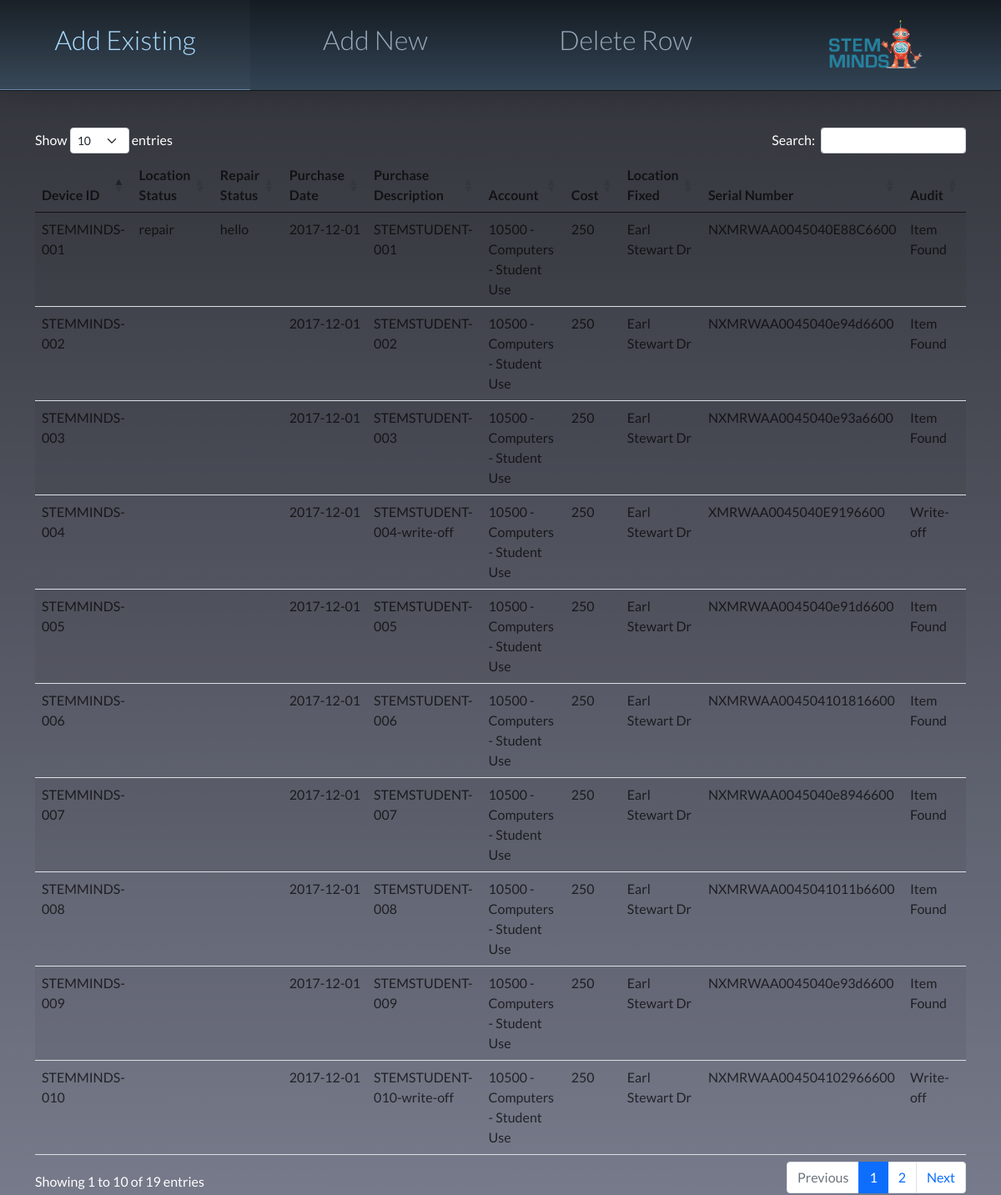
Before: / with the older database file.
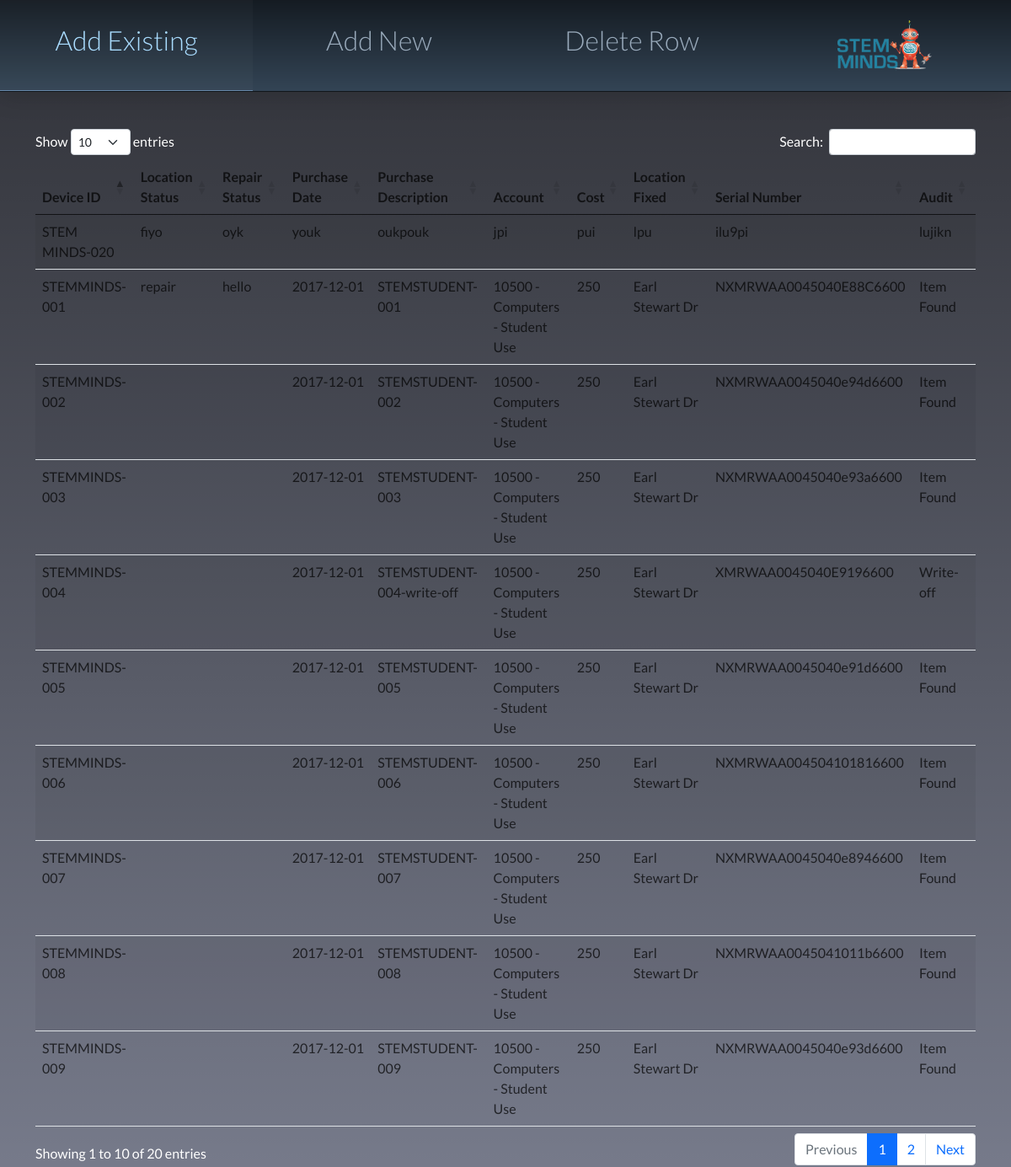
After: the same page with the newer database file.
### tables this page shows
CREATE TABLE inventory (
   device_id  TEXT NULL,
   location_status TEXT NULL,
   repair_status  TEXT NULL,
   purchase_date  TEXT NULL,
   purchase_description  TEXT NULL,
   account  TEXT NULL,
   cost  INT NULL,
   location_fixed  TEXT NULL,
   serial_number  TEXT NULL,
   audit  TEXT NULL,
   UNIQUE (device_id, location_status, repair_status, purchase_date, purchase_description, account, cost, location_fixed, serial_number, audit) ON CONFLICT IGNORE
);

### app.py (the view)
@app.route('/')
def index():
    cur.execute("select * from inventory")
    data = cur.fetchall()
    return render_template('index.html', value=data)

### templates/index.html (shortened to what this page needs)
{% extends "base.html" %}
{% block content %}
<header id="header">
  <nav class="links" style="--items: 4;">
      <a href="index.html">Add Existing</a>
      <a href="update.html">Add New</a>
      <a href="delete.html">Delete Row</a>
      <a href="https://www.stemminds.com/" target="_blank"><img src="/static/logo.png" height="60px"></a>
      <span class="line"></span>
  </nav>
</header>
 <br>
 <br>
 <br>
 <br>
 <br>
<div class="d">
  <table id="data" class="table table-striped" style="justify-content: left;">
    <thead>
        <tr>
          <th>Device ID</th>
          <th>Location Status</th>
          <th>Repair Status</th>
          <th>Purchase Date</th>
          <th>Purchase Description</th>
          <th>Account</th>
          <th>Cost</th>
          <th>Location Fixed</th>
          <th>Serial Number</th>
          <th>Audit</th>
        </tr>
      </thead>
      <tbody>
        {% for row in value %}
        <tr>
          <td> {{ row[0] }}</td>
          <td> {{ row[1] }}</td>
          <td> {{ row[2] }}</td>
          <td> {{ row[3] }}</td>
          <td> {{ row[4] }}</td>
          <td> {{ row[5] }}</td>
          <td> {{ row[6] }}</td>
          <td> {{ row[7] }}</td>
          <td> {{ row[8] }}</td>
          <td> {{ row[9] }}</td>
        </tr>
        {% endfor %}
      </tbody>
  </table>
</div>
{% endblock %}

### templates/base.html (shortened to what this page needs)
<!doctype html>
<html>
  <head>
    <link href="https://cdn.jsdelivr.net/npm/bootstrap@5.0.1/dist/css/bootstrap.min.css" rel="stylesheet">
    <link rel="stylesheet" type="text/css" href="https://cdn.datatables.net/1.10.25/css/dataTables.bootstrap5.css">
    <link rel="stylesheet" href="{{url_for('static',filename='style.css')}}">
  </head>
  <body>
    <div class="container">
      {% block content %}{% endblock %}
    </div>
  </body>
</html>

### static/style.css (style rules this page uses)
html, body { margin: 0; padding: 0; }
html, body { min-height: 100%; }
body { background-color: #345; background-image: linear-gradient(to bottom, #0009, transparent); color: rgba(255,255,255,255); font-family: 'Lato', sans-serif; font-size: 100%; padding: 0 20px; box-sizing: border-box; overflow-y: hidden; height: 100vh; }
.links { background-color: #345; background-image: linear-gradient(to bottom, #0009, transparent); border-bottom: 1px solid #0003; box-shadow: 0 0 32px #0003; font-size: 2em; font-weight: 300; }
.links > a { color: #9ab; padding: .75em; text-align: center; text-decoration: none; transition: all .5s; }
.links > .line { background: #68a; height: 1px; pointer-events: none; }
#header { position: fixed; top: 0; left: 0; right: 0; }
.links { display: grid; grid-template-columns: repeat(var(--items), 1fr); position: relative; }
.links > .line { opacity: 0; transition: all .5s; position: absolute; bottom: 0; left: var(--left, calc(100% / var(--items) * (var(--index) - 1))); width: var(--width, calc(100% / var(--items))); --index: 0; }
body { background-color: rgba(118,122,138,255); }
table.dataTable thead .sorting:after, table.dataTable thead .sorting:before, table.dataTable thead .sorting_asc:after, table.dataTable thead .sorting_asc:before, table.dataTable thead .sorting_asc_disabled:after, table.dataTable thead .sorting_asc_disabled:before, table.dataTable thead .sorting_desc:after, table.dataTable thead .sorting_desc:before, table.dataTable thead .sorting_desc_disabled:after, table.dataTable thead .sorting_desc_disabled:before { bottom: .5em; }
td, th { color: rgba(0,0,0,0.7); }

Changed rows visible on the page:
no longer on this page (row unchanged): inventory: device "STEMMINDS-010", purchase_date "2017-12-01", purchase_description "STEMSTUDENT-010-write-off", account "10500 - Computers - Student Use", cost "250", location_fixed "Earl Stewart Dr", serial_number "NXMRWAA004504102966600", audit "Write-off"
added inventory: device "STEM MINDS-020", location_status "fiyo", repair_status "oyk", purchase_date "youk", purchase_description "oukpouk", account "jpi", cost "pui", location_fixed "lpu", serial_number "ilu9pi", audit "lujikn"
Other visible differences:
text written by a page script: "Show entries Search: Showing 1 to 10 of 19 entries Previous 1 2 Next" → "Show entries Search: Showing 1 to 10 of 20 entries Previous 1 2 Next"
